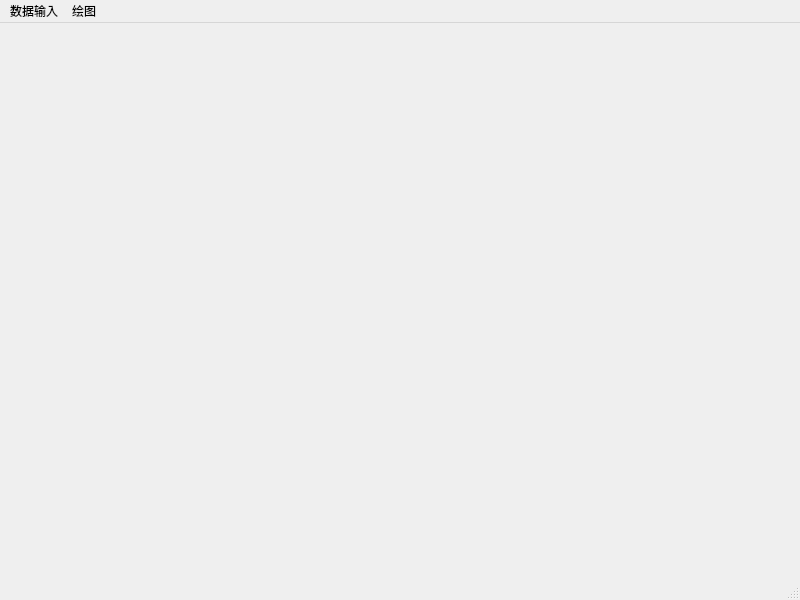
<?xml version="1.0" encoding="UTF-8"?>
<ui version="4.0">
 <class>MainWindow</class>
 <widget class="QMainWindow" name="MainWindow">
  <property name="geometry">
   <rect>
    <x>0</x>
    <y>0</y>
    <width>800</width>
    <height>600</height>
   </rect>
  </property>
  <property name="windowTitle">
   <string>三维井筒模型与风险井段识别</string>
  </property>
  <widget class="QWidget" name="centralwidget"/>
  <widget class="QMenuBar" name="menubar">
   <property name="geometry">
    <rect>
     <x>0</x>
     <y>0</y>
     <width>800</width>
     <height>22</height>
    </rect>
   </property>
   <widget class="QMenu" name="menu">
    <property name="title">
     <string>数据输入</string>
    </property>
    <addaction name="well_numbers"/>
    <addaction name="load_wellprofile"/>
    <addaction name="separator"/>
   </widget>
   <widget class="QMenu" name="menu_2">
    <property name="title">
     <string>绘图</string>
    </property>
    <addaction name="plot_well_profile"/>
   </widget>
   <addaction name="menu"/>
   <addaction name="menu_2"/>
  </widget>
  <widget class="QStatusBar" name="statusbar"/>
  <action name="load_wellprofile">
   <property name="text">
    <string>井斜参数</string>
   </property>
  </action>
  <action name="plot_well_profile">
   <property name="text">
    <string>三维井眼轨迹图</string>
   </property>
  </action>
  <action name="well_numbers">
   <property name="text">
    <string>井数</string>
   </property>
  </action>
 </widget>
 <resources/>
 <connections/>
</ui>
